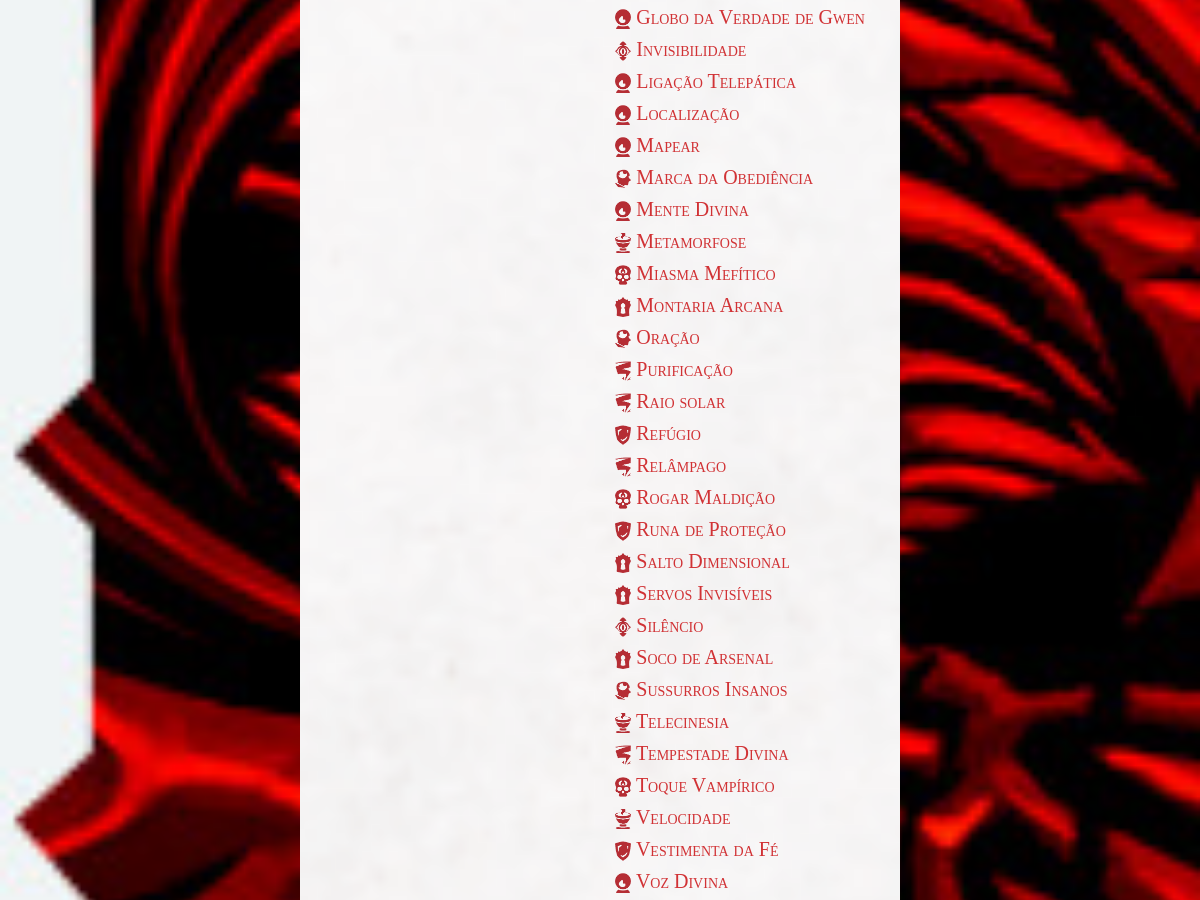
The page /spell/ (middle part) on the database as committed earlier.
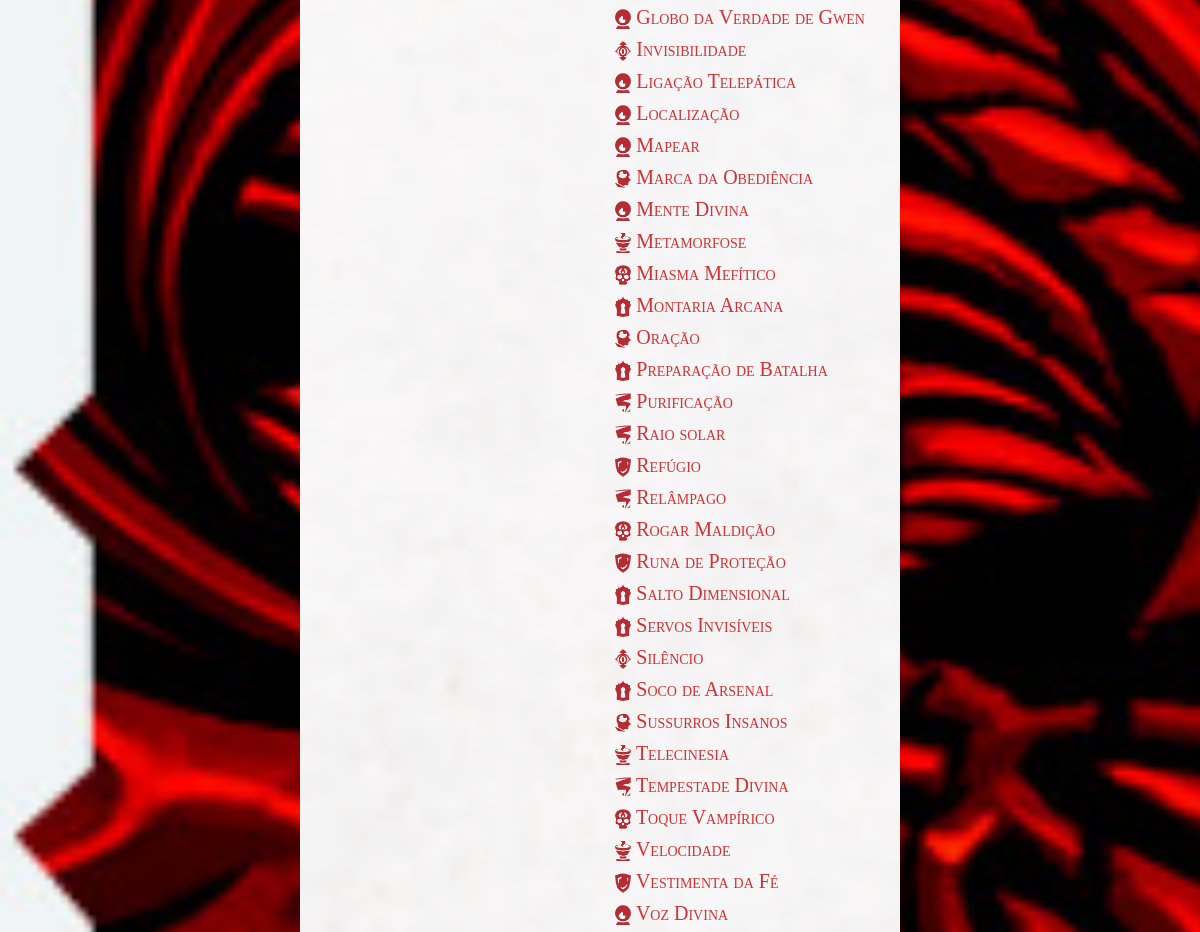
The same page on the database as committed later.
### spell/models.py (models this page shows, shortened)
class Spell(models.Model):
    name = models.TextField()
    image = models.ImageField(upload_to='spell/images', blank=True)
    SPELL_TYPE_CHOICES = [
        ('AR', 'Arcana'),
        ('DI', 'Divina'),
        ('UN', 'Universal'),
    ]
    spell_type = models.CharField(
        max_length=2,
        choices=SPELL_TYPE_CHOICES,
        default='AR',
    )
    SCHOOL_CHOICES = [
        ('AB', 'Abjuração'),
        ('AD', 'Advinhação'),
        ('CO', 'Convocação'),
        ('EN', 'Encantamento'),
        ('EV', 'Evocação'),
        ('IL', 'Ilusão'),
        ('NE', 'Necromancia'),
        ('TR', 'Transmutação'),
    ]
    school = models.CharField(
        max_length=2,
        choices=SCHOOL_CHOICES,
        default='AB',
    )
    CIRCLE_CHOICES = [
        ('1', 1),
        ('2', 2),
        ('3', 3),
        ('4', 4),
        ('5', 5),
    ]
    circle = models.CharField(
        max_length=1,
        choices=CIRCLE_CHOICES,
        default=1,
    )
    execution = models.TextField()
    range = models.TextField()
    target_area_effect = models.TextField()
    duration = models.TextField()
    resistance = models.TextField(blank=True)
    description = models.TextField(default='')
    enhancements = models.ManyToManyField(to=Enhancement, related_name='spell', blank=True)
    short_description = models.CharField(max_length=100, blank=True)
    book_magazine = models.CharField(max_length=100, blank=True)
    user = models.ForeignKey(User, on_delete=models.CASCADE, null=True)

### spell/views.py (the view, shortened to what this page needs)
# urls.py: path('', views.spell_page, name='spells_page'),
def spell_page(request):
    user_grimoires = False
    rip = False
    if request.user.is_authenticated:
        user_grimoires = Grimoire.objects.filter(user=request.user).all().order_by('name')
        Lagrimas = ['Kasu','eduardo_marques1','EichelbaumElvis','silquelado', 'gionin@terra.com.br']
        if request.user.get_username() in Lagrimas:
            rip = True
    spells = Spell.objects.order_by('name').all()
    if request.method == 'GET':
        query = Q()
        query &= Q()
        type_filters = ['AR', 'DI', 'UN']
        school_filters = ['AB', 'AD', 'CO', 'EN', 'EV', 'IL', 'NE', 'TR']
        for key, value in request.GET.items():
            if value != '':
                if 'type' in key and value != '':
                    if any(value in s for s in type_filters):
                        query |= Q(spell_type__icontains=value)
        spells = Spell.objects.filter(query).all().order_by('name')
        query = Q()
        spells = spells.filter(query).distinct()
        origins = []
        for spell in spells:
            spell_origin = spell.book_magazine
            if spell_origin not in origins:
                origins.append(spell_origin)
        return render(request, 'spell/spells_page.html', {'spells': spells,
                                                      'circles': ['1', '2', '3', '4', '5'],
                                                      'user_grimoires': user_grimoires,
                                                      'origins': origins,
                                                      'rip': rip,
                                                      })

### spell/templates/spell/spells_page.html (shortened to what this page needs)
{% extends './spell_base.html' %}
{% block content %}
<div class="container-fluid" >
    <div class="row">
        <div class="col-md-12">
            <div class="row">
                <div class="col-md-3"></div>
                <div class="col-md-3 bg_image">
                </div>
                <div class="col-md-3 bg_image" style="padding-top: 15px;padding-bottom: 15px;padding-left:15px;padding-right:15px">
                    {% load static %}
                    <form action="{% url 'grimoire:add_spells' %}" method="POST">
                        {% for c in circles %}
                        <br>
                        <div class="dropdown-container">
                            {% for spell in spells %}
                            {% if spell.circle == c %}
                            <a href="{% url 'spell:spell_details' spell.id %}" style="text-decoration: none">
                                <h5>
                                    {% if spell.school == 'AD'%}
                                    {% with 'img/'|add:'divination.png' as path %}
                                    <img src="{% static path %}" style="height:1em;vertical-align:sub">
                                    {% endwith %}
                                    {% else %}
                                    {% with 'img/'|add:spell.school|add:'.png' as path %}
                                    <img src="{% static path %}" style="height:1em;vertical-align:sub">
                                    {% endwith %}
                                    {% endif %}
                                    {{ spell.name }}
                                </h5>
                            </a>
                            {% endif %}
                            {% endfor %}
                        </div>
                        {% endfor %}
                    </form>
                </div>
                <div class="col-md-3"></div>
            </div>
        </div>
    </div>
</div>
{% endblock %}

### spell/templates/spell/spell_base.html (shortened to what this page needs)
{% extends 'homepage/base.html' %}

### homepage/templates/homepage/base.html (shortened to what this page needs)
<!doctype html>
<html lang="en">
    <head>
        <link href="https://cdn.jsdelivr.net/npm/bootstrap@5.0.0-beta2/dist/css/bootstrap.min.css" rel="stylesheet">
        {% load static %}
    </head>
    <body>
        {% autoescape off %}{% block content %}{% endblock %}{% endautoescape %}
    </body>
</html>

### spell/templates/spell/spells_page.html (style rules this page uses)
body { background-image: url("/static/img/bg_2.jpg"); background-repeat: no-repeat; background-attachment: fixed; background-size: cover; bacground-position: center; }
.bg_image { background-image: url("/static/img/background.png"); background-repeat: no-repeat; background-attachment: fixed; background-size: cover; bacground-position: center; }
.dropdown-container { display: block; }

Rows that differ between the two databases and show on the page:
added Spell: name "Preparação de Batalha"
